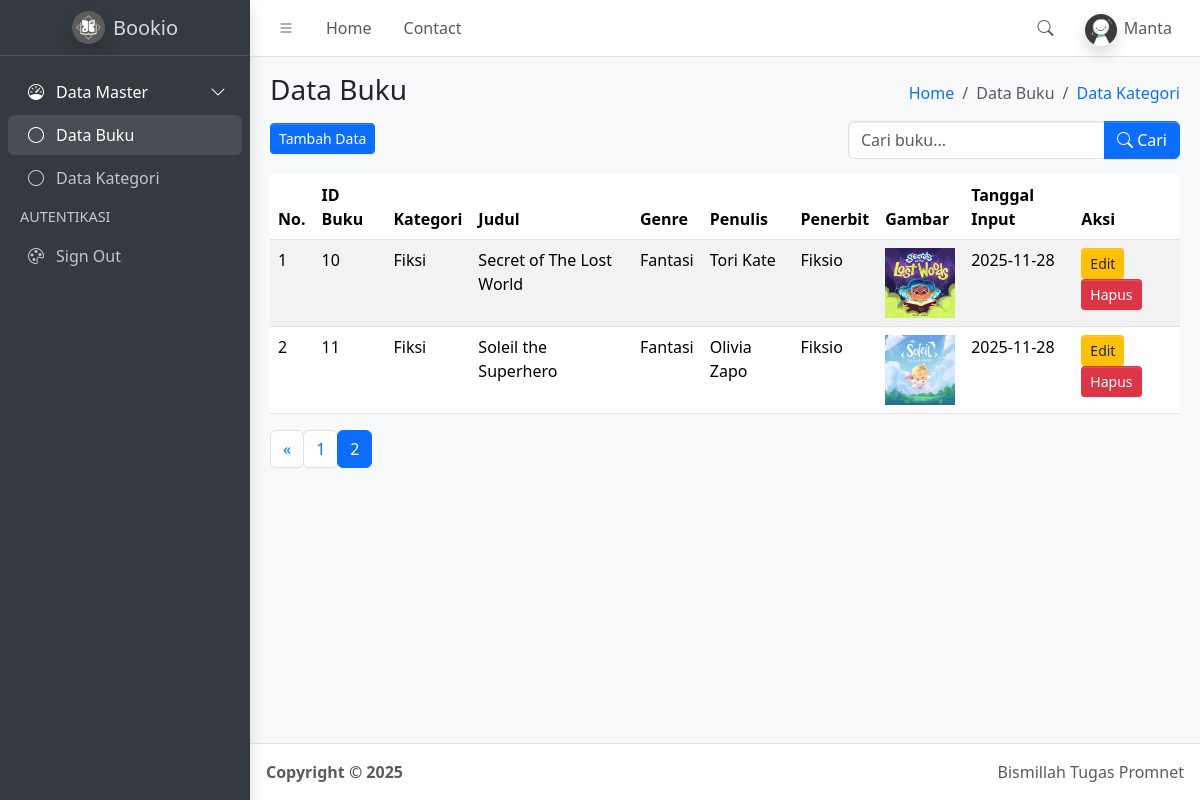
The page /index.php?halaman=2 (signed in) on the database its author committed.
### tables this page shows
CREATE TABLE `buku` (
  `id_buku` int(5) NOT NULL,
  `judul` varchar(100) NOT NULL,
  `genre` varchar(100) NOT NULL,
  `penulis` varchar(100) NOT NULL,
  `penerbit` varchar(100) NOT NULL,
  `tanggal_input` date NOT NULL DEFAULT current_timestamp(),
  `gambar` varchar(100) NOT NULL,
  `id_kategori` int(10) NOT NULL
);

CREATE TABLE `kategori` (
  `id_kategori` int(5) NOT NULL,
  `nama_kategori` varchar(50) NOT NULL,
  `tanggal_input_kategori` date NOT NULL DEFAULT current_timestamp()
);

### function.php (called while the page is built, shortened)
<?php
$conn = mysqli_connect("localhost", "root", "", "simbs");
function query($query){
    global $conn;
    $result = mysqli_query($conn, $query);
    $rows = [];
    while( $row = mysqli_fetch_assoc($result) ) {
        $rows[] = $row;
    }
    return $rows;
}
?>

### index.php (the view, shortened to what this page needs)
<?php
    require("function.php");
$jumlahDataPerHalaman = 4;
$jumlahData = count(query("SELECT * FROM buku"));
$jumlahHalaman = ceil($jumlahData / $jumlahDataPerHalaman);
$halamanAktif = ( isset($_GET["halaman"]) ) ? $_GET["halaman"] : 1;
$awalData = ( $jumlahDataPerHalaman * $halamanAktif ) - $jumlahDataPerHalaman;
if(isset($_POST['search'])){
    $buku = search_data($_POST['keyword']);
} else {
    $buku = query("SELECT buku.*, kategori.nama_kategori
            FROM buku
            INNER JOIN kategori
            ON buku.id_kategori = kategori.id_kategori
            ORDER BY buku.tanggal_input DESC
            LIMIT $awalData, $jumlahDataPerHalaman");
}
?>
<!doctype html>
<html lang="en">
  <head>
    <link
      rel="stylesheet"
      href="https://cdn.jsdelivr.net/npm/@fontsource/source-sans-3@5.0.12/index.css"
      media="print"
      onload="this.media='all'"
    />
    <link
      rel="stylesheet"
      href="https://cdn.jsdelivr.net/npm/overlayscrollbars@2.11.0/styles/overlayscrollbars.min.css"
    />
    <link
      rel="stylesheet"
      href="https://cdn.jsdelivr.net/npm/bootstrap-icons@1.13.1/font/bootstrap-icons.min.css"
    />
    <link rel="stylesheet" href="dist/css/adminlte.min.css" />
    <link
      rel="stylesheet"
      href="https://cdn.jsdelivr.net/npm/apexcharts@3.37.1/dist/apexcharts.css"
    />
    <link
      rel="stylesheet"
      href="https://cdn.jsdelivr.net/npm/jsvectormap@1.5.3/dist/css/jsvectormap.min.css"
    />
  </head>
  <body class="layout-fixed sidebar-expand-lg bg-body-tertiary">
    <div class="app-wrapper">
      <nav class="app-header navbar navbar-expand bg-body">
        <div class="container-fluid">
          <ul class="navbar-nav">
            <li class="nav-item">
              <a class="nav-link" data-lte-toggle="sidebar" href="#" role="button">
                <i class="bi bi-list"></i>
              </a>
            </li>
            <li class="nav-item d-none d-md-block">
              <a href="#" class="nav-link">Home</a>
            </li>
            <li class="nav-item d-none d-md-block">
              <a href="#" class="nav-link">Contact</a>
            </li>
          </ul>
          <ul class="navbar-nav ms-auto">
            <li class="nav-item">
              <a class="nav-link" data-widget="navbar-search" href="#" role="button">
                <i class="bi bi-search"></i>
              </a>
            </li>
            <li class="nav-item dropdown user-menu">
              <a href="#" class="nav-link dropdown-toggle" data-bs-toggle="dropdown">
                <img
                  src="dist/assets/img/user.jpeg"
                  class="user-image rounded-circle shadow"
                  alt="User Image"
                />
                <span class="d-none d-md-inline">
                  <?= ucfirst($_SESSION["username"]); ?>
                </span>
              </a>
            </li>
          </ul>
        </div>
      </nav>
      <aside class="app-sidebar bg-body-secondary shadow" data-bs-theme="dark">
        <div class="sidebar-brand">
          <a href="index.php" class="brand-link">
            <img
              src="dist/assets/img/bookiologo.jpeg"
              alt="Logo Bookio"
              class="brand-image shadow rounded-circle"
            />
            <span class="brand-text fw-light">Bookio</span>
          </a>
        </div>
        <div class="sidebar-wrapper">
          <nav class="mt-2">
            <ul
              class="nav sidebar-menu flex-column"
              data-lte-toggle="treeview"
              role="navigation"
              aria-label="Main navigation"
              data-accordion="false"
              id="navigation"
            >
              <li class="nav-item menu-open">
                <a href="#" class="nav-link active">
                  <i class="nav-icon bi bi-speedometer"></i>
                  <p>
                    Data Master
                  </p>
                </a>
                <ul class="nav nav-treeview">
                  <li class="nav-item">
                    <a href="index.html" class="nav-link active">
                      <i class="nav-icon bi bi-circle"></i>
                      <p>Data Buku</p>
                    </a>
                  </li>
                  <li class="nav-item">
                    <a href="kategori.php" class="nav-link">
                      <i class="nav-icon bi bi-circle"></i>
                      <p>Data Kategori</p>
                    </a>
                  </li>
                </ul>
              </li>
              <li class="nav-header">AUTENTIKASI</li>
              <li class="nav-item">
                <a href="logout.php" class="nav-link">
                  <i class="nav-icon bi bi-palette"></i>
                  <p>Sign Out</p>
                </a>
              </li>
            </ul>
          </nav>
        </div>
      </aside>
      <main class="app-main">
        <div class="app-content-header">
          <div class="container-fluid">
            <div class="row">
              <div class="col-sm-6">
                <h3 class="mb-3">Data Buku</h3>
                <a href="tambah_data.php">
                  <button class="btn-sm btn btn-primary">Tambah Data</button>
                </a>
              </div>
              <div class="col-sm-6 d-flex flex-column align-items-end">
                <ol class="breadcrumb">
                  <li class="breadcrumb-item"><a href="#">Home</a></li>
                  <li class="breadcrumb-item active" aria-current="page">Data Buku</li>
                  <li class="breadcrumb-item"><a href="kategori.php">Data Kategori</a></li>
                </ol>
                <form class="mt-2" method="post">
                  <div class="input-group">
                  <input
                    type="text"
                    class="form-control"
                    name="keyword"
                    placeholder="Cari buku..." autocomplete="off"
                  >
                  <button class="btn btn-primary" type="submit" name="search">
                    <i class="bi bi-search"></i> Cari
                  </button>
                </div>
                </form>
              </div>
            </div>
          </div>
        </div>
        <div class="app-content">
          <div class="container-fluid">
            <div class="row">
              <div class="col">
                <table class="table table-striped table-hover">
    <thead>
        <tr>
            <th>No.</th>
            <th>ID Buku</th>
            <th>Kategori</th>
            <th>Judul</th>
            <th>Genre</th>
            <th>Penulis</th>
            <th>Penerbit</th>
            <th>Gambar</th>
            <th>Tanggal Input</th>
            <th>Aksi</th>
        </tr>
    </thead>
    <tbody>
         <?php $no=1; ?>
                <?php foreach($buku as $row): ?>
                <tr>
                    <td> <?= $no ?> </td>
                    <td> <?= $row['id_buku'] ?> </td>
                    <td> <?= $row['nama_kategori'] ?> </td>
                    <td> <?= $row['judul'] ?> </td>
                    <td> <?= $row['genre'] ?> </td>
                    <td> <?= $row['penulis'] ?> </td>
                    <td> <?= $row['penerbit'] ?> </td>
                    <td>
                        <img src="img/<?= $row['gambar'] ?> " height="70" width="70" alt="">
                    </td>
                    <td> <?= $row['tanggal_input'] ?> </td>
                    <td>
                        <a href="ubah_data.php?id=<?= $row['id_buku'] ?>">
                            <button class="btn btn-sm bg-warning">Edit</button>
                        </a>
                        <a href="hapus_data.php?id=<?= $row['id_buku'] ?>">
                            <button class="btn btn-sm bg-danger text-white">Hapus</button>
                        </a>
                    </td>
                </tr>
                <?php $no++; ?>
                <?php endforeach; ?>
    </tbody>
</table>
<nav aria-label="Page navigation example">
                    <ul class="pagination">
                        <?php if ($halamanAktif > 1) : ?>
                            <li class="page-item">
                                <a class="page-link" href="?halaman=<?= $halamanAktif - 1; ?>">&laquo;</a>
                            </li>
                        <?php endif; ?>
                        <?php for ($i = 1; $i <= $jumlahHalaman; $i++) : ?>
                            <?php if ($i == $halamanAktif) : ?>
                                <li class="page-item active">
                                    <a class="page-link" href="?halaman=<?= $i; ?>"><?= $i; ?></a>
                                </li>
                            <?php else : ?>
                                <li class="page-item">
                                    <a class="page-link" href="?halaman=<?= $i; ?>"><?= $i; ?></a>
                                </li>
                            <?php endif; ?>
                        <?php endfor; ?>
                    </ul>
                </nav>
              </div>
            </div>
          </div>
        </div>
      </main>
      <footer class="app-footer">
        <div class="float-end d-none d-sm-inline">Bismillah Tugas Promnet</div>
        <strong>
          Copyright &copy; 2025&nbsp;
        </strong>
      </footer>
    </div>
  </body>
</html>

### rows shown on the page
buku: id_buku "10", id_kategori.nama_kategori "Fiksi", judul "Secret of The Lost World", genre "Fantasi", penulis "Tori Kate", penerbit "Fiksio", gambar (picture), tanggal_input "2025-11-28"
buku: id_buku "11", id_kategori.nama_kategori "Fiksi", judul "Soleil the Superhero", genre "Fantasi", penulis "Olivia Zapo", penerbit "Fiksio", gambar (picture), tanggal_input "2025-11-28"

### other values the page prints
$_SESSION["username"] "Manta"
